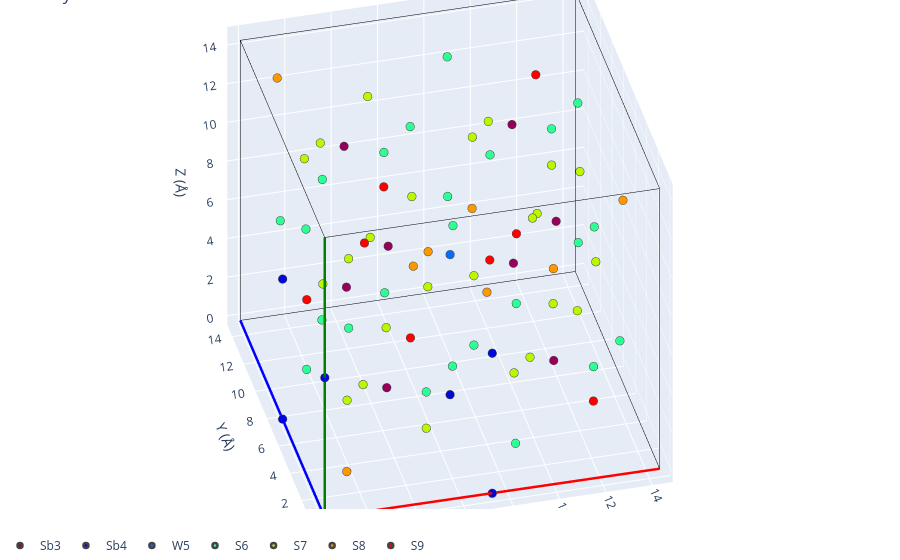

The cell this chart's notebook holds for it:
### Markdown cell above
## Retrieving the immobile sites

To get the **immobile sites**, we read a CIF back, drop the sodium, and place the remaining
framework in a shared lattice. The helper below does exactly that for any CIF — the
crystallized output and the references alike. The reference cells are conventional unit cells,
so they pass `supercell=(2, 2, 2)` to expand to the MD supercell first; the crystallized CIF
is already the full supercell and needs no expansion.

We plot the sites with [`plot_3d`][gemdat.plots.plot_3d]: passing only a `structure` (and no
`volume`) draws the sites and unit cell without any density isosurface. Sites are coloured by
their CIF label, so the symmetry-distinct Wyckoff environments come out in different colours.
Each label gets one entry in the interactive legend — click an entry to hide that species, or
double-click to isolate it.

### Code cell
from pymatgen.core import Structure

from gemdat.io import read_cif
from gemdat.plots import plot_3d

# Share one coordinate frame across all three structures.
lattice = result.structure.lattice


def immobile_sites(filename: str, *, supercell: tuple | None = None) -> Structure:
    """Read a CIF, keep only the immobile framework (drop the mobile Na), and
    put it in the shared lattice."""
    structure = read_cif(filename)
    if supercell:
        structure.make_supercell(supercell)
    structure.remove_species(['Na'])
    return Structure(
        lattice=lattice,
        species=[site.species.elements[0] for site in structure],
        coords=[site.frac_coords for site in structure],
        # Keep the CIF labels (e.g. 'Sb3', 'W5', 'S6') so plot_3d colours the
        # distinct Wyckoff sites separately.
        labels=[site.label for site in structure],
    )


framework = immobile_sites(CIF)

print(f'crystallized framework sites: {len(framework)}')
plot_3d(structure=framework, title='Crystallized framework')

### Figure 1 — Plotly figure (JSON) as saved in the notebook; plotly's stock layout.template omitted (floating-point values rounded to 4 significant figures)
{"data": [{"line": {"color": "red", "width": 5}, "mode": "lines", "showlegend": false, "type": "scatter3d", "x": [0.0, 14.44], "y": [0.0, -0.02995], "z": [0.0, 3.137e-05]}, {"line": {"color": "blue", "width": 5}, "mode": "lines", "showlegend": false, "type": "scatter3d", "x": [0.0, -0.02995], "y": [0.0, 14.44], "z": [0.0, -5.366e-05]}, {"line": {"color": "green", "width": 5}, "mode": "lines", "showlegend": false, "type": "scatter3d", "x": [0.0, 3.129e-05], "y": [0.0, -5.396e-05], "z": [0.0, 14.48]}, {"line": {"color": "black", "width": 1}, "mode": "lines", "showlegend": false, "type": "scatter3d", "x": [14.44, 14.41], "y": [-0.02995, 14.41], "z": [3.137e-05, -2.229e-05]}, {"line": {"color": "black", "width": 1}, "mode": "lines", "showlegend": false, "type": "scatter3d", "x": [14.44, 14.44], "y": [-0.02995, -0.03], "z": [3.137e-05, 14.48]}, {"line": {"color": "black", "width": 1}, "mode": "lines", "showlegend": false, "type": "scatter3d", "x": [-0.02995, 14.41], "y": [14.44, 14.41], "z": [-5.366e-05, -2.229e-05]}, {"line": {"color": "black", "width": 1}, "mode": "lines", "showlegend": false, "type": "scatter3d", "x": [-0.02995, -0.02991], "y": [14.44, 14.44], "z": [-5.366e-05, 14.48]}, {"line": {"color": "black", "width": 1}, "mode": "lines", "showlegend": false, "type": "scatter3d", "x": [3.129e-05, 14.44], "y": [-5.396e-05, -0.03], "z": [14.48, 14.48]}, {"line": {"color": "black", "width": 1}, "mode": "lines", "showlegend": false, "type": "scatter3d", "x": [3.129e-05, -0.02991], "y": [-5.396e-05, 14.44], "z": [14.48, 14.48]}, {"line": {"color": "black", "width": 1}, "mode": "lines", "showlegend": false, "type": "scatter3d", "x": [14.41, -0.02991], "y": [14.41, 14.44], "z": [14.48, 14.48]}, {"line": {"color": "black", "width": 1}, "mode": "lines", "showlegend": false, "type": "scatter3d", "x": [14.41, 14.44], "y": [14.41, -0.03], "z": [14.48, 14.48]}, {"line": {"color": "black", "width": 1}, "mode": "lines", "showlegend": false, "type": "scatter3d", "x": [14.41, 14.41], "y": [14.41, 14.41], "z": [14.48, -2.229e-05]}, {"line": {"color": "red", "width": 5}, "mode": "lines", "showlegend": false, "type": "scatter3d", "x": [0.0, 14.44], "y": [0.0, -0.02995], "z": [0.0, 3.137e-05]}, {"line": {"color": "blue", "width": 5}, "mode": "lines", "showlegend": false, "type": "scatter3d", "x": [0.0, -0.02995], "y": [0.0, 14.44], "z": [0.0, -5.366e-05]}, {"line": {"color": "green", "width": 5}, "mode": "lines", "showlegend": false, "type": "scatter3d", "x": [0.0, 3.129e-05], "y": [0.0, -5.396e-05], "z": [0.0, 14.48]}, {"line": {"color": "black", "width": 1}, "mode": "lines", "showlegend": false, "type": "scatter3d", "x": [14.44, 14.41], "y": [-0.02995, 14.41], "z": [3.137e-05, -2.229e-05]}, {"line": {"color": "black", "width": 1}, "mode": "lines", "showlegend": false, "type": "scatter3d", "x": [14.44, 14.44], "y": [-0.02995, -0.03], "z": [3.137e-05, 14.48]}, {"line": {"color": "black", "width": 1}, "mode": "lines", "showlegend": false, "type": "scatter3d", "x": [-0.02995, 14.41], "y": [14.44, 14.41], "z": [-5.366e-05, -2.229e-05]}, {"line": {"color": "black", "width": 1}, "mode": "lines", "showlegend": false, "type": "scatter3d", "x": [-0.02995, -0.02991], "y": [14.44, 14.44], "z": [-5.366e-05, 14.48]}, {"line": {"color": "black", "width": 1}, "mode": "lines", "showlegend": false, "type": "scatter3d", "x": [3.129e-05, 14.44], "y": [-5.396e-05, -0.03], "z": [14.48, 14.48]}, {"line": {"color": "black", "width": 1}, "mode": "lines", "showlegend": false, "type": "scatter3d", "x": [3.129e-05, -0.02991], "y": [-5.396e-05, 14.44], "z": [14.48, 14.48]}, {"line": {"color": "black", "width": 1}, "mode": "lines", "showlegend": false, "type": "scatter3d", "x": [14.41, -0.02991], "y": [14.41, 14.44], "z": [14.48, 14.48]}, {"line": {"color": "black", "width": 1}, "mode": "lines", "showlegend": false, "type": "scatter3d", "x": [14.41, 14.44], "y": [14.41, -0.03], "z": [14.48, 14.48]}, {"line": {"color": "black", "width": 1}, "mode": "lines", "showlegend": false, "type": "scatter3d", "x": [14.41, 14.41], "y": [14.41, 14.41], "z": [14.48, -2.229e-05]}, {"legendgroup": "Sb3", "marker": {"color": ["rgb(150, 0, 90)"], "line": {"width": 2.5}, "size": 5}, "mode": "markers", "name": "Sb3", "showlegend": true, "type": "scatter3d", "x": [3.561], "y": [3.561], "z": [3.577]}, {"legendgroup": "Sb3", "marker": {"color": ["rgb(150, 0, 90)"], "line": {"width": 2.5}, "size": 5}, "mode": "markers", "name": "Sb3", "showlegend": false, "type": "scatter3d", "x": [3.545], "y": [10.86], "z": [10.9]}, {"legendgroup": "Sb3", "marker": {"color": ["rgb(150, 0, 90)"], "line": {"width": 2.5}, "size": 5}, "mode": "markers", "name": "Sb3", "showlegend": false, "type": "scatter3d", "x": [10.85], "y": [10.85], "z": [3.577]}, {"legendgroup": "Sb3", "marker": {"color": ["rgb(150, 0, 90)"], "line": {"width": 2.5}, "size": 5}, "mode": "markers", "name": "Sb3", "showlegend": false, "type": "scatter3d", "x": [10.86], "y": [3.545], "z": [10.9]}, {"legendgroup": "Sb3", "marker": {"color": ["rgb(150, 0, 90)"], "line": {"width": 2.5}, "size": 5}, "mode": "markers", "name": "Sb3", "showlegend": false, "type": "scatter3d", "x": [10.76], "y": [10.76], "z": [10.81]}, {"legendgroup": "Sb3", "marker": {"color": ["rgb(150, 0, 90)"], "line": {"width": 2.5}, "size": 5}, "mode": "markers", "name": "Sb3", "showlegend": false, "type": "scatter3d", "x": [10.78], "y": [3.628], "z": [3.66]}, {"legendgroup": "Sb3", "marker": {"color": ["rgb(150, 0, 90)"], "line": {"width": 2.5}, "size": 5}, "mode": "markers", "name": "Sb3", "showlegend": false, "type": "scatter3d", "x": [3.643], "y": [3.643], "z": [10.81]}, {"legendgroup": "Sb3", "marker": {"color": ["rgb(150, 0, 90)"], "line": {"width": 2.5}, "size": 5}, "mode": "markers", "name": "Sb3", "showlegend": false, "type": "scatter3d", "x": [3.628], "y": [10.78], "z": [3.66]}, {"legendgroup": "Sb4", "marker": {"color": ["rgb(0, 8, 218)"], "line": {"width": 2.5}, "size": 5}, "mode": "markers", "name": "Sb4", "showlegend": true, "type": "scatter3d", "x": [1.565e-05], "y": [-2.698e-05], "z": [7.238]}, {"legendgroup": "Sb4", "marker": {"color": ["rgb(0, 8, 218)"], "line": {"width": 2.5}, "size": 5}, "mode": "markers", "name": "Sb4", "showlegend": false, "type": "scatter3d", "x": [7.218], "y": [-0.01497], "z": [1.568e-05]}, {"legendgroup": "Sb4", "marker": {"color": ["rgb(0, 8, 218)"], "line": {"width": 2.5}, "size": 5}, "mode": "markers", "name": "Sb4", "showlegend": false, "type": "scatter3d", "x": [-0.01497], "y": [7.218], "z": [-2.683e-05]}, {"legendgroup": "Sb4", "marker": {"color": ["rgb(0, 8, 218)"], "line": {"width": 2.5}, "size": 5}, "mode": "markers", "name": "Sb4", "showlegend": false, "type": "scatter3d", "x": [7.204], "y": [7.204], "z": [-1.114e-05]}, {"legendgroup": "Sb4", "marker": {"color": ["rgb(0, 8, 218)"], "line": {"width": 2.5}, "size": 5}, "mode": "markers", "name": "Sb4", "showlegend": false, "type": "scatter3d", "x": [-0.01496], "y": [7.218], "z": [7.238]}, {"legendgroup": "Sb4", "marker": {"color": ["rgb(0, 8, 218)"], "line": {"width": 2.5}, "size": 5}, "mode": "markers", "name": "Sb4", "showlegend": false, "type": "scatter3d", "x": [7.219], "y": [-0.015], "z": [7.238]}, {"legendgroup": "W5", "marker": {"color": ["rgb(0, 110, 255)"], "line": {"width": 2.5}, "size": 5}, "mode": "markers", "name": "W5", "showlegend": true, "type": "scatter3d", "x": [0.0], "y": [0.0], "z": [0.0]}, {"legendgroup": "W5", "marker": {"color": ["rgb(0, 110, 255)"], "line": {"width": 2.5}, "size": 5}, "mode": "markers", "name": "W5", "showlegend": false, "type": "scatter3d", "x": [7.204], "y": [7.203], "z": [7.238]}, {"legendgroup": "S6", "marker": {"color": ["rgb(44, 255, 150)"], "line": {"width": 2.5}, "size": 5}, "mode": "markers", "name": "S6", "showlegend": true, "type": "scatter3d", "x": [1.336], "y": [5.842], "z": [5.86]}, {"legendgroup": "S6", "marker": {"color": ["rgb(44, 255, 150)"], "line": {"width": 2.5}, "size": 5}, "mode": "markers", "name": "S6", "showlegend": false, "type": "scatter3d", "x": [5.818], "y": [13.08], "z": [8.615]}, {"legendgroup": "S6", "marker": {"color": ["rgb(44, 255, 150)"], "line": {"width": 2.5}, "size": 5}, "mode": "markers", "name": "S6", "showlegend": false, "type": "scatter3d", "x": [13.07], "y": [8.565], "z": [5.86]}, {"legendgroup": "S6", "marker": {"color": ["rgb(44, 255, 150)"], "line": {"width": 2.5}, "size": 5}, "mode": "markers", "name": "S6", "showlegend": false, "type": "scatter3d", "x": [8.589], "y": [1.33], "z": [8.615]}, {"legendgroup": "S6", "marker": {"color": ["rgb(44, 255, 150)"], "line": {"width": 2.5}, "size": 5}, "mode": "markers", "name": "S6", "showlegend": false, "type": "scatter3d", "x": [1.33], "y": [8.589], "z": [8.615]}, {"legendgroup": "S6", "marker": {"color": ["rgb(44, 255, 150)"], "line": {"width": 2.5}, "size": 5}, "mode": "markers", "name": "S6", "showlegend": false, "type": "scatter3d", "x": [5.842], "y": [1.336], "z": [5.86]}, {"legendgroup": "S6", "marker": {"color": ["rgb(44, 255, 150)"], "line": {"width": 2.5}, "size": 5}, "mode": "markers", "name": "S6", "showlegend": false, "type": "scatter3d", "x": [13.08], "y": [5.818], "z": [8.615]}, {"legendgroup": "S6", "marker": {"color": ["rgb(44, 255, 150)"], "line": {"width": 2.5}, "size": 5}, "mode": "markers", "name": "S6", "showlegend": false, "type": "scatter3d", "x": [8.565], "y": [13.07], "z": [5.86]}, {"legendgroup": "S6", "marker": {"color": ["rgb(44, 255, 150)"], "line": {"width": 2.5}, "size": 5}, "mode": "markers", "name": "S6", "showlegend": false, "type": "scatter3d", "x": [8.58], "y": [5.827], "z": [13.12]}, {"legendgroup": "S6", "marker": {"color": ["rgb(44, 255, 150)"], "line": {"width": 2.5}, "size": 5}, "mode": "markers", "name": "S6", "showlegend": false, "type": "scatter3d", "x": [8.574], "y": [8.574], "z": [1.352]}, {"legendgroup": "S6", "marker": {"color": ["rgb(44, 255, 150)"], "line": {"width": 2.5}, "size": 5}, "mode": "markers", "name": "S6", "showlegend": false, "type": "scatter3d", "x": [5.833], "y": [5.833], "z": [1.352]}, {"legendgroup": "S6", "marker": {"color": ["rgb(44, 255, 150)"], "line": {"width": 2.5}, "size": 5}, "mode": "markers", "name": "S6", "showlegend": false, "type": "scatter3d", "x": [5.827], "y": [8.58], "z": [13.12]}, {"legendgroup": "S6", "marker": {"color": ["rgb(44, 255, 150)"], "line": {"width": 2.5}, "size": 5}, "mode": "markers", "name": "S6", "showlegend": false, "type": "scatter3d", "x": [8.54], "y": [13.05], "z": [13.1]}, {"legendgroup": "S6", "marker": {"color": ["rgb(44, 255, 150)"], "line": {"width": 2.5}, "size": 5}, "mode": "markers", "name": "S6", "showlegend": false, "type": "scatter3d", "x": [13.05], "y": [5.843], "z": [1.377]}, {"legendgroup": "S6", "marker": {"color": ["rgb(44, 255, 150)"], "line": {"width": 2.5}, "size": 5}, "mode": "markers", "name": "S6", "showlegend": false, "type": "scatter3d", "x": [5.867], "y": [1.361], "z": [13.1]}, {"legendgroup": "S6", "marker": {"color": ["rgb(44, 255, 150)"], "line": {"width": 2.5}, "size": 5}, "mode": "markers", "name": "S6", "showlegend": false, "type": "scatter3d", "x": [1.356], "y": [8.564], "z": [1.377]}, {"legendgroup": "S6", "marker": {"color": ["rgb(44, 255, 150)"], "line": {"width": 2.5}, "size": 5}, "mode": "markers", "name": "S6", "showlegend": false, "type": "scatter3d", "x": [8.564], "y": [1.356], "z": [1.377]}, {"legendgroup": "S6", "marker": {"color": ["rgb(44, 255, 150)"], "line": {"width": 2.5}, "size": 5}, "mode": "markers", "name": "S6", "showlegend": false, "type": "scatter3d", "x": [13.05], "y": [8.54], "z": [13.1]}, {"legendgroup": "S6", "marker": {"color": ["rgb(44, 255, 150)"], "line": {"width": 2.5}, "size": 5}, "mode": "markers", "name": "S6", "showlegend": false, "type": "scatter3d", "x": [5.843], "y": [13.05], "z": [1.377]}, {"legendgroup": "S6", "marker": {"color": ["rgb(44, 255, 150)"], "line": {"width": 2.5}, "size": 5}, "mode": "markers", "name": "S6", "showlegend": false, "type": "scatter3d", "x": [1.361], "y": [5.867], "z": [13.1]}, {"legendgroup": "S6", "marker": {"color": ["rgb(44, 255, 150)"], "line": {"width": 2.5}, "size": 5}, "mode": "markers", "name": "S6", "showlegend": false, "type": "scatter3d", "x": [1.347], "y": [13.06], "z": [5.886]}, {"legendgroup": "S6", "marker": {"color": ["rgb(44, 255, 150)"], "line": {"width": 2.5}, "size": 5}, "mode": "markers", "name": "S6", "showlegend": false, "type": "scatter3d", "x": [1.371], "y": [1.371], "z": [8.589]}, {"legendgroup": "S6", "marker": {"color": ["rgb(44, 255, 150)"], "line": {"width": 2.5}, "size": 5}, "mode": "markers", "name": "S6", "showlegend": false, "type": "scatter3d", "x": [13.04], "y": [13.04], "z": [8.589]}, {"legendgroup": "S6", "marker": {"color": ["rgb(44, 255, 150)"], "line": {"width": 2.5}, "size": 5}, "mode": "markers", "name": "S6", "showlegend": false, "type": "scatter3d", "x": [13.06], "y": [1.347], "z": [5.886]}, {"legendgroup": "S7", "marker": {"color": ["rgb(186, 248, 0)"], "line": {"width": 2.5}, "size": 5}, "mode": "markers", "name": "S7", "showlegend": true, "type": "scatter3d", "x": [2.192], "y": [4.925], "z": [2.208]}, {"legendgroup": "S7", "marker": {"color": ["rgb(186, 248, 0)"], "line": {"width": 2.5}, "size": 5}, "mode": "markers", "name": "S7", "showlegend": false, "type": "scatter3d", "x": [4.904], "y": [12.22], "z": [12.27]}, {"legendgroup": "S7", "marker": {"color": ["rgb(186, 248, 0)"], "line": {"width": 2.5}, "size": 5}, "mode": "markers", "name": "S7", "showlegend": false, "type": "scatter3d", "x": [12.22], "y": [9.482], "z": [2.208]}, {"legendgroup": "S7", "marker": {"color": ["rgb(186, 248, 0)"], "line": {"width": 2.5}, "size": 5}, "mode": "markers", "name": "S7", "showlegend": false, "type": "scatter3d", "x": [9.503], "y": [2.182], "z": [12.27]}, {"legendgroup": "S7", "marker": {"color": ["rgb(186, 248, 0)"], "line": {"width": 2.5}, "size": 5}, "mode": "markers", "name": "S7", "showlegend": false, "type": "scatter3d", "x": [2.182], "y": [9.503], "z": [12.27]}, {"legendgroup": "S7", "marker": {"color": ["rgb(186, 248, 0)"], "line": {"width": 2.5}, "size": 5}, "mode": "markers", "name": "S7", "showlegend": false, "type": "scatter3d", "x": [4.925], "y": [2.192], "z": [2.208]}, {"legendgroup": "S7", "marker": {"color": ["rgb(186, 248, 0)"], "line": {"width": 2.5}, "size": 5}, "mode": "markers", "name": "S7", "showlegend": false, "type": "scatter3d", "x": [12.22], "y": [4.904], "z": [12.27]}, {"legendgroup": "S7", "marker": {"color": ["rgb(186, 248, 0)"], "line": {"width": 2.5}, "size": 5}, "mode": "markers", "name": "S7", "showlegend": false, "type": "scatter3d", "x": [9.482], "y": [12.22], "z": [2.208]}, {"legendgroup": "S7", "marker": {"color": ["rgb(186, 248, 0)"], "line": {"width": 2.5}, "size": 5}, "mode": "markers", "name": "S7", "showlegend": false, "type": "scatter3d", "x": [2.197], "y": [2.197], "z": [4.943]}, {"legendgroup": "S7", "marker": {"color": ["rgb(186, 248, 0)"], "line": {"width": 2.5}, "size": 5}, "mode": "markers", "name": "S7", "showlegend": false, "type": "scatter3d", "x": [2.177], "y": [12.23], "z": [9.532]}, {"legendgroup": "S7", "marker": {"color": ["rgb(186, 248, 0)"], "line": {"width": 2.5}, "size": 5}, "mode": "markers", "name": "S7", "showlegend": false, "type": "scatter3d", "x": [12.23], "y": [2.177], "z": [9.533]}, {"legendgroup": "S7", "marker": {"color": ["rgb(186, 248, 0)"], "line": {"width": 2.5}, "size": 5}, "mode": "markers", "name": "S7", "showlegend": false, "type": "scatter3d", "x": [12.21], "y": [12.21], "z": [4.943]}, {"legendgroup": "S7", "marker": {"color": ["rgb(186, 248, 0)"], "line": {"width": 2.5}, "size": 5}, "mode": "markers", "name": "S7", "showlegend": false, "type": "scatter3d", "x": [9.395], "y": [12.13], "z": [9.445]}, {"legendgroup": "S7", "marker": {"color": ["rgb(186, 248, 0)"], "line": {"width": 2.5}, "size": 5}, "mode": "markers", "name": "S7", "showlegend": false, "type": "scatter3d", "x": [12.14], "y": [4.991], "z": [5.03]}, {"legendgroup": "S7", "marker": {"color": ["rgb(186, 248, 0)"], "line": {"width": 2.5}, "size": 5}, "mode": "markers", "name": "S7", "showlegend": false, "type": "scatter3d", "x": [5.012], "y": [2.278], "z": [9.445]}, {"legendgroup": "S7", "marker": {"color": ["rgb(186, 248, 0)"], "line": {"width": 2.5}, "size": 5}, "mode": "markers", "name": "S7", "showlegend": false, "type": "scatter3d", "x": [2.269], "y": [9.416], "z": [5.03]}, {"legendgroup": "S7", "marker": {"color": ["rgb(186, 248, 0)"], "line": {"width": 2.5}, "size": 5}, "mode": "markers", "name": "S7", "showlegend": false, "type": "scatter3d", "x": [9.416], "y": [2.269], "z": [5.03]}, {"legendgroup": "S7", "marker": {"color": ["rgb(186, 248, 0)"], "line": {"width": 2.5}, "size": 5}, "mode": "markers", "name": "S7", "showlegend": false, "type": "scatter3d", "x": [12.13], "y": [9.395], "z": [9.445]}, {"legendgroup": "S7", "marker": {"color": ["rgb(186, 248, 0)"], "line": {"width": 2.5}, "size": 5}, "mode": "markers", "name": "S7", "showlegend": false, "type": "scatter3d", "x": [4.991], "y": [12.14], "z": [5.03]}, {"legendgroup": "S7", "marker": {"color": ["rgb(186, 248, 0)"], "line": {"width": 2.5}, "size": 5}, "mode": "markers", "name": "S7", "showlegend": false, "type": "scatter3d", "x": [2.278], "y": [5.012], "z": [9.445]}, {"legendgroup": "S7", "marker": {"color": ["rgb(186, 248, 0)"], "line": {"width": 2.5}, "size": 5}, "mode": "markers", "name": "S7", "showlegend": false, "type": "scatter3d", "x": [9.401], "y": [9.401], "z": [12.18]}, {"legendgroup": "S7", "marker": {"color": ["rgb(186, 248, 0)"], "line": {"width": 2.5}, "size": 5}, "mode": "markers", "name": "S7", "showlegend": false, "type": "scatter3d", "x": [9.41], "y": [4.997], "z": [2.295]}, {"legendgroup": "S7", "marker": {"color": ["rgb(186, 248, 0)"], "line": {"width": 2.5}, "size": 5}, "mode": "markers", "name": "S7", "showlegend": false, "type": "scatter3d", "x": [4.997], "y": [9.41], "z": [2.295]}, {"legendgroup": "S7", "marker": {"color": ["rgb(186, 248, 0)"], "line": {"width": 2.5}, "size": 5}, "mode": "markers", "name": "S7", "showlegend": false, "type": "scatter3d", "x": [5.006], "y": [5.006], "z": [12.18]}, {"legendgroup": "S8", "marker": {"color": ["rgb(255, 152, 0)"], "line": {"width": 2.5}, "size": 5}, "mode": "markers", "name": "S8", "showlegend": true, "type": "scatter3d", "x": [1.264], "y": [1.264], "z": [1.27]}, {"legendgroup": "S8", "marker": {"color": ["rgb(255, 152, 0)"], "line": {"width": 2.5}, "size": 5}, "mode": "markers", "name": "S8", "showlegend": false, "type": "scatter3d", "x": [1.239], "y": [13.17], "z": [13.21]}, {"legendgroup": "S8", "marker": {"color": ["rgb(255, 152, 0)"], "line": {"width": 2.5}, "size": 5}, "mode": "markers", "name": "S8", "showlegend": false, "type": "scatter3d", "x": [13.14], "y": [13.14], "z": [1.27]}, {"legendgroup": "S8", "marker": {"color": ["rgb(255, 152, 0)"], "line": {"width": 2.5}, "size": 5}, "mode": "markers", "name": "S8", "showlegend": false, "type": "scatter3d", "x": [13.17], "y": [1.239], "z": [13.21]}, {"legendgroup": "S8", "marker": {"color": ["rgb(255, 152, 0)"], "line": {"width": 2.5}, "size": 5}, "mode": "markers", "name": "S8", "showlegend": false, "type": "scatter3d", "x": [8.468], "y": [8.467], "z": [8.508]}, {"legendgroup": "S8", "marker": {"color": ["rgb(255, 152, 0)"], "line": {"width": 2.5}, "size": 5}, "mode": "markers", "name": "S8", "showlegend": false, "type": "scatter3d", "x": [8.473], "y": [5.934], "z": [5.968]}, {"legendgroup": "S8", "marker": {"color": ["rgb(255, 152, 0)"], "line": {"width": 2.5}, "size": 5}, "mode": "markers", "name": "S8", "showlegend": false, "type": "scatter3d", "x": [5.94], "y": [5.939], "z": [8.508]}, {"legendgroup": "S8", "marker": {"color": ["rgb(255, 152, 0)"], "line": {"width": 2.5}, "size": 5}, "mode": "markers", "name": "S8", "showlegend": false, "type": "scatter3d", "x": [5.934], "y": [8.473], "z": [5.968]}, {"legendgroup": "S9", "marker": {"color": ["rgb(255, 0, 0)"], "line": {"width": 2.5}, "size": 5}, "mode": "markers", "name": "S9", "showlegend": true, "type": "scatter3d", "x": [2.259], "y": [12.15], "z": [2.29]}, {"legendgroup": "S9", "marker": {"color": ["rgb(255, 0, 0)"], "line": {"width": 2.5}, "size": 5}, "mode": "markers", "name": "S9", "showlegend": false, "type": "scatter3d", "x": [12.13], "y": [12.13], "z": [12.19]}, {"legendgroup": "S9", "marker": {"color": ["rgb(255, 0, 0)"], "line": {"width": 2.5}, "size": 5}, "mode": "markers", "name": "S9", "showlegend": false, "type": "scatter3d", "x": [12.15], "y": [2.259], "z": [2.29]}, {"legendgroup": "S9", "marker": {"color": ["rgb(255, 0, 0)"], "line": {"width": 2.5}, "size": 5}, "mode": "markers", "name": "S9", "showlegend": false, "type": "scatter3d", "x": [2.279], "y": [2.279], "z": [12.19]}, {"legendgroup": "S9", "marker": {"color": ["rgb(255, 0, 0)"], "line": {"width": 2.5}, "size": 5}, "mode": "markers", "name": "S9", "showlegend": false, "type": "scatter3d", "x": [9.492], "y": [4.915], "z": [9.528]}, {"legendgroup": "S9", "marker": {"color": ["rgb(255, 0, 0)"], "line": {"width": 2.5}, "size": 5}, "mode": "markers", "name": "S9", "showlegend": false, "type": "scatter3d", "x": [4.924], "y": [4.924], "z": [4.947]}, {"legendgroup": "S9", "marker": {"color": ["rgb(255, 0, 0)"], "line": {"width": 2.5}, "size": 5}, "mode": "markers", "name": "S9", "showlegend": false, "type": "scatter3d", "x": [4.915], "y": [9.492], "z": [9.528]}, {"legendgroup": "S9", "marker": {"color": ["rgb(255, 0, 0)"], "line": {"width": 2.5}, "size": 5}, "mode": "markers", "name": "S9", "showlegend": false, "type": "scatter3d", "x": [9.483], "y": [9.483], "z": [4.947]}], "layout": {"legend": {"orientation": "h", "x": 0, "xanchor": "left", "y": -0.1, "yanchor": "bottom"}, "margin": {"b": 0, "l": 0, "r": 0, "t": 0}, "scene": {"aspectmode": "manual", "aspectratio": {"x": 1.444, "y": 1.444, "z": 1.448}, "camera": {"eye": {"x": -0.7219, "y": -2.887, "z": 2.171}, "projection": {"type": "orthographic"}}, "xaxis": {"title": {"text": "X (Å)"}}, "yaxis": {"title": {"text": "Y (Å)"}}, "zaxis": {"title": {"text": "Z (Å)"}}}, "showlegend": true, "title": {"text": "Crystallized framework"}}}
